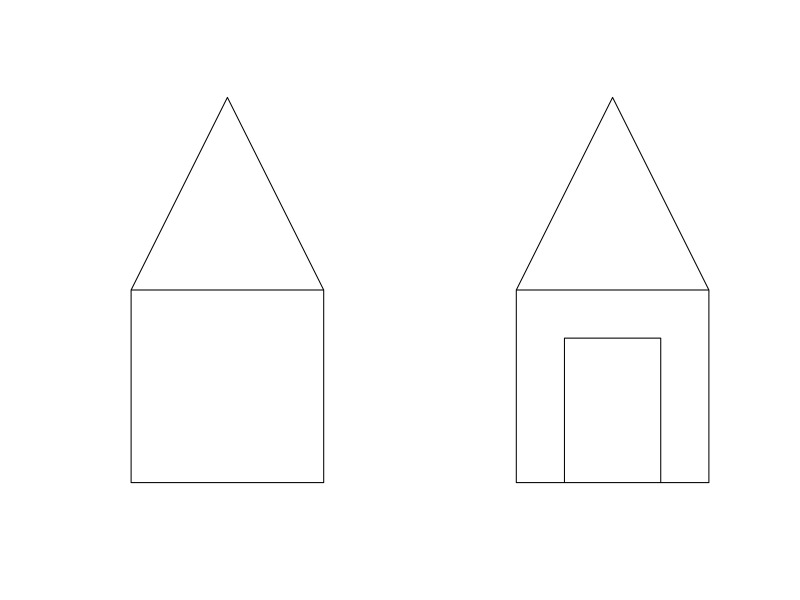

Generate this figure with R:
### Eubanks Data Tutorial
rm(list=ls())
library(sp)

# create polyon objects from coordinates.  Each object is a single geometric
# polygon defined by a bounding line.
house1.building <- Polygon(rbind(c(1, 1), c(2, 1), c(2, 0), c(1, 0)))

house1.roof <- Polygon(rbind(c(1, 1), c(1.5, 2), c(2, 1)))

house2.building <- Polygon(rbind(c(3, 1), c(4, 1), c(4, 0), c(3, 0)))

house2.roof <- Polygon(rbind(c(3, 1), c(3.5, 2), c(4, 1)))

house2.door <- Polygon(rbind(c(3.25, 0.75), c(3.75, 0.75), c(3.75, 0), c(3.25, 
                                                                         0)), hole = TRUE)

# create lists of polygon objects from polygon objects and unique ID A
# `Polygons` is like a single observation.
h1 <- Polygons(list(house1.building, house1.roof), "house1")
h2 <- Polygons(list(house2.building, house2.roof, house2.door), "house2")

# create spatial polygons object from lists A SpatialPolygons is like a
# shapefile or layer.
houses <- SpatialPolygons(list(h1, h2))
plot(houses)
